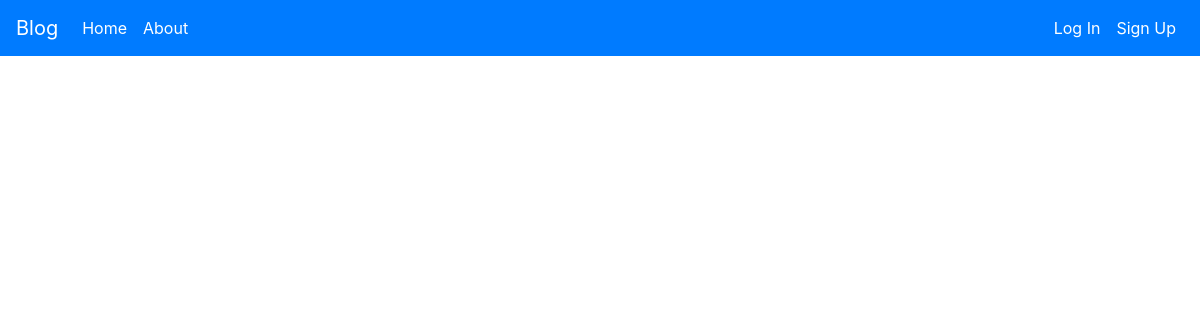
The app's page /, older data.
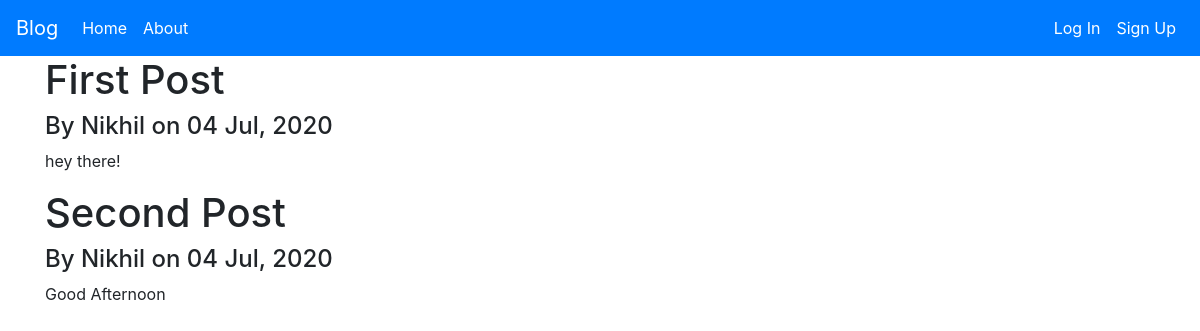
The same page, newer data.
### blog/models.py (models this page shows)
class Post(models.Model) :
	title = models.CharField(max_length = 100)
	content = models.TextField()
	date = models.DateTimeField(auto_now_add = True)
	author = models.ForeignKey(User, on_delete = models.CASCADE)

### blog/views.py (the view)
# urls.py: path('', views.home, name = 'blog-home'),
def home (request):
	context = {
	'posts' : Post.objects.all()
	}
	return render(request, 'blog/home.html', context)

### blog/templates/blog/home.html
{%extends "blog/base.html"%}
{%block content%}
	{%for post in posts%}
		<h1>{{post.title}}</h1>
		<h4>By {{post.author}} on {{post.date|date:"d M, Y"}}</h4>
		<p>{{post.content}}</p>
	{%endfor%}
{%endblock content%}

### blog/templates/blog/base.html (shortened to what this page needs)
<!DOCTYPE html>
<html>
<head>
	<link rel="stylesheet" href="https://stackpath.bootstrapcdn.com/bootstrap/4.5.0/css/bootstrap.min.css">
</head>
<body>
	<nav class="navbar navbar-expand-lg navbar-dark bg-primary">
	  <a class="navbar-brand" href="#">Blog</a>
	  <div class="collapse navbar-collapse" id="navbarSupportedContent">
	    <ul class="navbar-nav mr-auto">
	      <li class="nav-item active">
	        <a class="nav-link" href="{% url 'blog-home' %}">Home <span class="sr-only">(current)</span></a>
	      </li>
	      <li class="nav-item active">
	        <a class="nav-link" href="{% url 'blog-about' %}">About <span class="sr-only">(current)</span></a>
	      </li>
	    </ul>
	  </div>
	  <div class = "navbar-nav">
	  	{% if user.is_authenticated %}
	  	 	<a class="nav-link active" href="{% url 'profile' %}">Profile<span class="sr-only">(current)</span></a>
	  	 	<a class="nav-link active" href="{% url 'logout' %}">Log Out<span class="sr-only">(current)</span></a>
	  	{% else %}
	  		<a class="nav-link active" href="{% url 'login' %}">Log In<span class="sr-only">(current)</span></a>
	  		<a class="nav-link active" href="{% url 'register' %}">Sign Up<span class="sr-only">(current)</span></a>
	  	{% endif %}
	  </div>
	</nav>
	<div class="container">
		{% block content %}{% endblock %}
	</div>
</body>
</html>

Row changes from the older to the newer data that the page shows:
added Post: title "First Post", author "Nikhil", date "04 Jul, 2020", content "hey there!"
added Post: title "Second Post", author "Nikhil", date "04 Jul, 2020", content "Good Afternoon"
